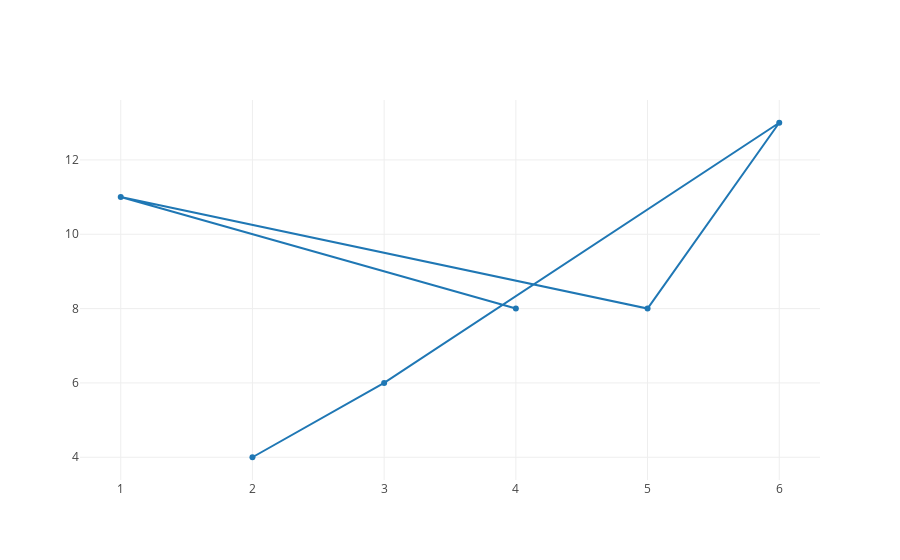

Source (notebook cell):
### Code cell
# All that, and it doesn't even look good :(
plotly.offline.iplot([trace0])

### Figure 1 — Plotly figure (JSON) as saved in the notebook; plotly's stock layout.template omitted (floating-point values rounded to 4 significant figures)
{"data": [{"x": [4, 1, 5, 6, 3, 2], "y": [8, 11, 8, 13, 6, 4]}], "layout": {}}
